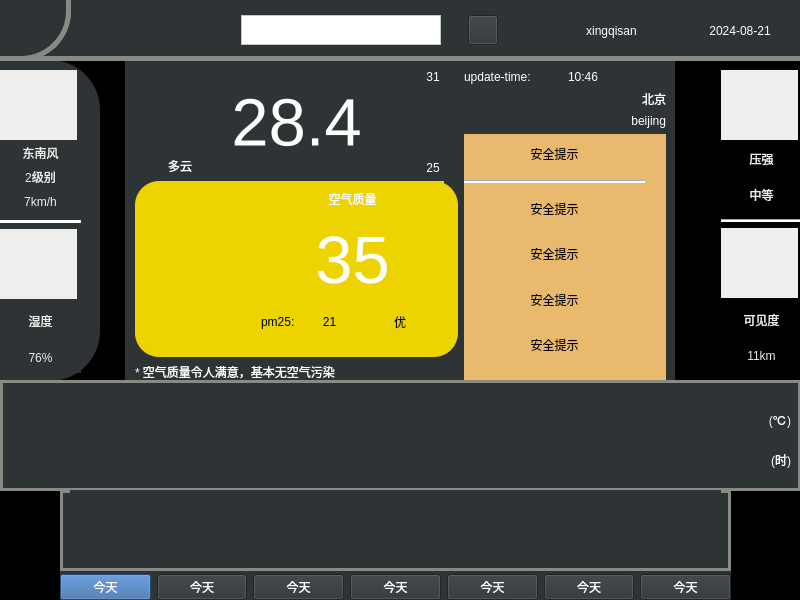
<?xml version="1.0" encoding="UTF-8"?>
<ui version="4.0">
 <class>Weather</class>
 <widget class="QWidget" name="Weather">
  <property name="geometry">
   <rect>
    <x>0</x>
    <y>0</y>
    <width>800</width>
    <height>600</height>
   </rect>
  </property>
  <property name="windowTitle">
   <string>Widget</string>
  </property>
  <property name="styleSheet">
   <string notr="true">background-color: rgb(46, 52, 54);
background-color: rgb(0, 0, 0);</string>
  </property>
  <widget class="QWidget" name="widget" native="true">
   <property name="geometry">
    <rect>
     <x>0</x>
     <y>0</y>
     <width>801</width>
     <height>601</height>
    </rect>
   </property>
   <property name="styleSheet">
    <string notr="true"/>
   </property>
   <widget class="QWidget" name="layoutWidget_4">
    <property name="geometry">
     <rect>
      <x>0</x>
      <y>60</y>
      <width>801</width>
      <height>321</height>
     </rect>
    </property>
    <layout class="QHBoxLayout" name="horizontalLayout_13">
     <item>
      <widget class="QWidget" name="widgetLeft_2" native="true">
       <property name="minimumSize">
        <size>
         <width>100</width>
         <height>0</height>
        </size>
       </property>
       <property name="maximumSize">
        <size>
         <width>100</width>
         <height>16777215</height>
        </size>
       </property>
       <property name="styleSheet">
        <string notr="true">background-color: rgb(46, 52, 54);
border-top-right-radius: 50px;
border-bottom-right-radius: 50px;</string>
       </property>
       <widget class="QWidget" name="layoutWidget_10">
        <property name="geometry">
         <rect>
          <x>0</x>
          <y>10</y>
          <width>81</width>
          <height>303</height>
         </rect>
        </property>
        <layout class="QVBoxLayout" name="verticalLayout_13">
         <item>
          <layout class="QVBoxLayout" name="verticalLayout_25">
           <property name="spacing">
            <number>0</number>
           </property>
           <item>
            <widget class="QLabel" name="logoWin_3">
             <property name="minimumSize">
              <size>
               <width>70</width>
               <height>70</height>
              </size>
             </property>
             <property name="maximumSize">
              <size>
               <width>77</width>
               <height>77</height>
              </size>
             </property>
             <property name="font">
              <font>
               <kerning>true</kerning>
              </font>
             </property>
             <property name="cursor">
              <cursorShape>IBeamCursor</cursorShape>
             </property>
             <property name="autoFillBackground">
              <bool>false</bool>
             </property>
             <property name="styleSheet">
              <string notr="true">background-color: rgb(238, 238, 236);
border-radius: 38px</string>
             </property>
             <property name="text">
              <string/>
             </property>
             <property name="pixmap">
              <pixmap resource="res.qrc">:/fengsu.png</pixmap>
             </property>
             <property name="scaledContents">
              <bool>true</bool>
             </property>
             <property name="alignment">
              <set>Qt::AlignCenter</set>
             </property>
            </widget>
           </item>
           <item>
            <widget class="QLabel" name="labelWin_2">
             <property name="styleSheet">
              <string notr="true">color: rgb(238, 238, 236);</string>
             </property>
             <property name="text">
              <string>东南风</string>
             </property>
             <property name="alignment">
              <set>Qt::AlignCenter</set>
             </property>
            </widget>
           </item>
           <item>
            <widget class="QLabel" name="labelWinSpeed_2">
             <property name="styleSheet">
              <string notr="true">color: rgb(238, 238, 236);</string>
             </property>
             <property name="text">
              <string>2级别</string>
             </property>
             <property name="alignment">
              <set>Qt::AlignCenter</set>
             </property>
            </widget>
           </item>
           <item>
            <widget class="QLabel" name="labelWinMeter_2">
             <property name="styleSheet">
              <string notr="true">color: rgb(238, 238, 236);</string>
             </property>
             <property name="text">
              <string>7km/h</string>
             </property>
             <property name="alignment">
              <set>Qt::AlignCenter</set>
             </property>
            </widget>
           </item>
          </layout>
         </item>
         <item>
          <widget class="Line" name="line_3">
           <property name="styleSheet">
            <string notr="true">background-color: white;</string>
           </property>
           <property name="orientation">
            <enum>Qt::Horizontal</enum>
           </property>
          </widget>
         </item>
         <item>
          <layout class="QVBoxLayout" name="verticalLayout_26">
           <item>
            <layout class="QVBoxLayout" name="verticalLayout_27">
             <item>
              <widget class="QLabel" name="logoHumidity_3">
               <property name="minimumSize">
                <size>
                 <width>70</width>
                 <height>70</height>
                </size>
               </property>
               <property name="maximumSize">
                <size>
                 <width>77</width>
                 <height>77</height>
                </size>
               </property>
               <property name="font">
                <font>
                 <kerning>true</kerning>
                </font>
               </property>
               <property name="cursor">
                <cursorShape>IBeamCursor</cursorShape>
               </property>
               <property name="autoFillBackground">
                <bool>false</bool>
               </property>
               <property name="styleSheet">
                <string notr="true">background-color: rgb(238, 238, 236);
border-radius: 36px</string>
               </property>
               <property name="text">
                <string/>
               </property>
               <property name="pixmap">
                <pixmap resource="res.qrc">:/shidu.png</pixmap>
               </property>
               <property name="scaledContents">
                <bool>true</bool>
               </property>
               <property name="alignment">
                <set>Qt::AlignCenter</set>
               </property>
              </widget>
             </item>
             <item>
              <widget class="QLabel" name="labelHumidityPanel_2">
               <property name="styleSheet">
                <string notr="true">color: rgb(238, 238, 236);</string>
               </property>
               <property name="text">
                <string>湿度</string>
               </property>
               <property name="alignment">
                <set>Qt::AlignCenter</set>
               </property>
              </widget>
             </item>
             <item>
              <widget class="QLabel" name="labelHumidity_2">
               <property name="styleSheet">
                <string notr="true">color: rgb(238, 238, 236);</string>
               </property>
               <property name="text">
                <string>76%</string>
               </property>
               <property name="alignment">
                <set>Qt::AlignCenter</set>
               </property>
              </widget>
             </item>
            </layout>
           </item>
          </layout>
         </item>
        </layout>
       </widget>
      </widget>
     </item>
     <item>
      <spacer name="horizontalSpacer_4">
       <property name="orientation">
        <enum>Qt::Horizontal</enum>
       </property>
       <property name="sizeHint" stdset="0">
        <size>
         <width>40</width>
         <height>20</height>
        </size>
       </property>
      </spacer>
     </item>
     <item>
      <widget class="QWidget" name="widgetCenter_2" native="true">
       <property name="minimumSize">
        <size>
         <width>550</width>
         <height>0</height>
        </size>
       </property>
       <property name="styleSheet">
        <string notr="true">background-color: rgb(46, 52, 54);</string>
       </property>
       <widget class="QWidget" name="layoutWidget_11">
        <property name="geometry">
         <rect>
          <x>10</x>
          <y>10</y>
          <width>531</width>
          <height>311</height>
         </rect>
        </property>
        <layout class="QHBoxLayout" name="horizontalLayout_14" stretch="0,0,10">
         <item>
          <layout class="QVBoxLayout" name="verticalLayout_28">
           <item>
            <layout class="QHBoxLayout" name="horizontalLayout_15">
             <item>
              <layout class="QHBoxLayout" name="horizontalLayout_16">
               <item>
                <layout class="QVBoxLayout" name="verticalLayout_29">
                 <item>
                  <widget class="QLabel" name="weaImg_8">
                   <property name="minimumSize">
                    <size>
                     <width>90</width>
                     <height>81</height>
                    </size>
                   </property>
                   <property name="maximumSize">
                    <size>
                     <width>90</width>
                     <height>81</height>
                    </size>
                   </property>
                   <property name="text">
                    <string/>
                   </property>
                   <property name="pixmap">
                    <pixmap resource="res.qrc">:/qing.png</pixmap>
                   </property>
                   <property name="scaledContents">
                    <bool>true</bool>
                   </property>
                   <property name="wordWrap">
                    <bool>true</bool>
                   </property>
                   <property name="margin">
                    <number>1</number>
                   </property>
                  </widget>
                 </item>
                 <item>
                  <widget class="QLabel" name="labelWea_2">
                   <property name="styleSheet">
                    <string notr="true">color: white
</string>
                   </property>
                   <property name="text">
                    <string>多云</string>
                   </property>
                   <property name="alignment">
                    <set>Qt::AlignCenter</set>
                   </property>
                  </widget>
                 </item>
                </layout>
               </item>
               <item>
                <widget class="QLabel" name="labelTem_2">
                 <property name="font">
                  <font>
                   <pointsize>50</pointsize>
                  </font>
                 </property>
                 <property name="styleSheet">
                  <string notr="true">color: white;</string>
                 </property>
                 <property name="text">
                  <string>28.4</string>
                 </property>
                 <property name="alignment">
                  <set>Qt::AlignCenter</set>
                 </property>
                </widget>
               </item>
               <item>
                <spacer name="horizontalSpacer_5">
                 <property name="orientation">
                  <enum>Qt::Horizontal</enum>
                 </property>
                 <property name="sizeHint" stdset="0">
                  <size>
                   <width>40</width>
                   <height>20</height>
                  </size>
                 </property>
                </spacer>
               </item>
               <item>
                <layout class="QVBoxLayout" name="verticalLayout_30">
                 <item>
                  <widget class="QLabel" name="labelTemp1_2">
                   <property name="minimumSize">
                    <size>
                     <width>50</width>
                     <height>0</height>
                    </size>
                   </property>
                   <property name="styleSheet">
                    <string notr="true">color: white
</string>
                   </property>
                   <property name="text">
                    <string>31</string>
                   </property>
                   <property name="alignment">
                    <set>Qt::AlignHCenter|Qt::AlignTop</set>
                   </property>
                  </widget>
                 </item>
                 <item>
                  <widget class="QLabel" name="labelTemp2_2">
                   <property name="minimumSize">
                    <size>
                     <width>50</width>
                     <height>0</height>
                    </size>
                   </property>
                   <property name="styleSheet">
                    <string notr="true">color: white
</string>
                   </property>
                   <property name="text">
                    <string>25</string>
                   </property>
                   <property name="alignment">
                    <set>Qt::AlignBottom|Qt::AlignHCenter</set>
                   </property>
                  </widget>
                 </item>
                </layout>
               </item>
              </layout>
             </item>
            </layout>
           </item>
           <item>
            <layout class="QVBoxLayout" name="verticalLayout_31" stretch="10,0">
             <item>
              <widget class="QWidget" name="widget01Center_2" native="true">
               <property name="styleSheet">
                <string notr="true">background-color: rgb(237, 212, 0);
border-radius: 24px</string>
               </property>
               <widget class="QWidget" name="layoutWidget_12">
                <property name="geometry">
                 <rect>
                  <x>30</x>
                  <y>0</y>
                  <width>279</width>
                  <height>158</height>
                 </rect>
                </property>
                <layout class="QHBoxLayout" name="horizontalLayout_17">
                 <item>
                  <widget class="QLabel" name="airImg_2">
                   <property name="minimumSize">
                    <size>
                     <width>90</width>
                     <height>81</height>
                    </size>
                   </property>
                   <property name="maximumSize">
                    <size>
                     <width>90</width>
                     <height>81</height>
                    </size>
                   </property>
                   <property name="text">
                    <string/>
                   </property>
                   <property name="pixmap">
                    <pixmap resource="res.qrc">:/air.png</pixmap>
                   </property>
                   <property name="scaledContents">
                    <bool>true</bool>
                   </property>
                   <property name="indent">
                    <number>0</number>
                   </property>
                  </widget>
                 </item>
                 <item>
                  <layout class="QVBoxLayout" name="verticalLayout_32">
                   <item>
                    <widget class="QLabel" name="labelAirPanel_2">
                     <property name="styleSheet">
                      <string notr="true">color: white
</string>
                     </property>
                     <property name="text">
                      <string>空气质量</string>
                     </property>
                     <property name="alignment">
                      <set>Qt::AlignCenter</set>
                     </property>
                    </widget>
                   </item>
                   <item>
                    <widget class="QLabel" name="labelAir_2">
                     <property name="font">
                      <font>
                       <pointsize>50</pointsize>
                      </font>
                     </property>
                     <property name="styleSheet">
                      <string notr="true">color: white;</string>
                     </property>
                     <property name="text">
                      <string>35</string>
                     </property>
                     <property name="alignment">
                      <set>Qt::AlignCenter</set>
                     </property>
                    </widget>
                   </item>
                   <item>
                    <layout class="QHBoxLayout" name="horizontalLayout_18">
                     <item>
                      <layout class="QHBoxLayout" name="horizontalLayout_19">
                       <item>
                        <widget class="QLabel" name="labelAirPmPanel_2">
                         <property name="text">
                          <string>pm25:</string>
                         </property>
                        </widget>
                       </item>
                       <item>
                        <widget class="QLabel" name="labelAirPm_2">
                         <property name="text">
                          <string>21</string>
                         </property>
                         <property name="alignment">
                          <set>Qt::AlignCenter</set>
                         </property>
                        </widget>
                       </item>
                      </layout>
                     </item>
                     <item>
                      <widget class="QLabel" name="labelAirLevel_2">
                       <property name="text">
                        <string>优</string>
                       </property>
                       <property name="alignment">
                        <set>Qt::AlignCenter</set>
                       </property>
                      </widget>
                     </item>
                    </layout>
                   </item>
                  </layout>
                 </item>
                </layout>
               </widget>
              </widget>
             </item>
             <item>
              <widget class="QLabel" name="labelAirTips_2">
               <property name="styleSheet">
                <string notr="true">color:white
</string>
               </property>
               <property name="text">
                <string>* 空气质量令人满意，基本无空气污染</string>
               </property>
              </widget>
             </item>
            </layout>
           </item>
          </layout>
         </item>
         <item>
          <layout class="QHBoxLayout" name="horizontalLayout_20"/>
         </item>
         <item>
          <layout class="QVBoxLayout" name="verticalLayout_33" stretch="0,5">
           <item>
            <layout class="QVBoxLayout" name="verticalLayout_34">
             <item>
              <layout class="QHBoxLayout" name="horizontalLayout_21">
               <item>
                <widget class="QLabel" name="labelUpdateTimePanel_2">
                 <property name="styleSheet">
                  <string notr="true">color: white;</string>
                 </property>
                 <property name="text">
                  <string>update-time:</string>
                 </property>
                </widget>
               </item>
               <item>
                <widget class="QLabel" name="labelUpdateTime_2">
                 <property name="styleSheet">
                  <string notr="true">color: white;</string>
                 </property>
                 <property name="text">
                  <string>10:46</string>
                 </property>
                </widget>
               </item>
              </layout>
             </item>
             <item>
              <widget class="QLabel" name="labelCity_2">
               <property name="styleSheet">
                <string notr="true">color: white;</string>
               </property>
               <property name="text">
                <string>北京</string>
               </property>
               <property name="alignment">
                <set>Qt::AlignRight|Qt::AlignTrailing|Qt::AlignVCenter</set>
               </property>
              </widget>
             </item>
             <item>
              <widget class="QLabel" name="labelCityEn_2">
               <property name="styleSheet">
                <string notr="true">color: white;</string>
               </property>
               <property name="text">
                <string>beijing</string>
               </property>
               <property name="alignment">
                <set>Qt::AlignRight|Qt::AlignTrailing|Qt::AlignVCenter</set>
               </property>
              </widget>
             </item>
            </layout>
           </item>
           <item>
            <widget class="QWidget" name="widget_3" native="true">
             <property name="styleSheet">
              <string notr="true">background-color: rgb(233, 185, 110);</string>
             </property>
             <widget class="QWidget" name="layoutWidget_13">
              <property name="geometry">
               <rect>
                <x>0</x>
                <y>0</y>
                <width>181</width>
                <height>231</height>
               </rect>
              </property>
              <layout class="QVBoxLayout" name="verticalLayout_35">
               <item>
                <widget class="QLabel" name="labelSafePanel_2">
                 <property name="text">
                  <string>安全提示</string>
                 </property>
                 <property name="alignment">
                  <set>Qt::AlignCenter</set>
                 </property>
                </widget>
               </item>
               <item>
                <widget class="Line" name="line_5">
                 <property name="styleSheet">
                  <string notr="true">background-color: white;</string>
                 </property>
                 <property name="orientation">
                  <enum>Qt::Horizontal</enum>
                 </property>
                </widget>
               </item>
               <item>
                <widget class="QLabel" name="labelSafe1_2">
                 <property name="text">
                  <string>安全提示</string>
                 </property>
                 <property name="alignment">
                  <set>Qt::AlignCenter</set>
                 </property>
                </widget>
               </item>
               <item>
                <widget class="QLabel" name="labelSafe2_2">
                 <property name="text">
                  <string>安全提示</string>
                 </property>
                 <property name="alignment">
                  <set>Qt::AlignCenter</set>
                 </property>
                </widget>
               </item>
               <item>
                <widget class="QLabel" name="labelSafe3_2">
                 <property name="text">
                  <string>安全提示</string>
                 </property>
                 <property name="alignment">
                  <set>Qt::AlignCenter</set>
                 </property>
                </widget>
               </item>
               <item>
                <widget class="QLabel" name="labelSafe4_2">
                 <property name="text">
                  <string>安全提示</string>
                 </property>
                 <property name="alignment">
                  <set>Qt::AlignCenter</set>
                 </property>
                </widget>
               </item>
              </layout>
             </widget>
            </widget>
           </item>
          </layout>
         </item>
        </layout>
       </widget>
      </widget>
     </item>
     <item>
      <spacer name="horizontalSpacer_6">
       <property name="orientation">
        <enum>Qt::Horizontal</enum>
       </property>
       <property name="sizeHint" stdset="0">
        <size>
         <width>40</width>
         <height>20</height>
        </size>
       </property>
      </spacer>
     </item>
     <item>
      <widget class="QWidget" name="widgetRight_2" native="true">
       <property name="enabled">
        <bool>true</bool>
       </property>
       <property name="minimumSize">
        <size>
         <width>100</width>
         <height>0</height>
        </size>
       </property>
       <property name="maximumSize">
        <size>
         <width>100</width>
         <height>16777215</height>
        </size>
       </property>
       <property name="styleSheet">
        <string notr="true">background-color: rgb(46, 52, 54);
border-top-left-radius: 50px;
border-bottom-left-radius: 50px;
widgetRight {
	border: 5px solid rgb(136, 138, 133);
}
</string>
       </property>
       <widget class="QWidget" name="layoutWidget_14">
        <property name="geometry">
         <rect>
          <x>20</x>
          <y>10</y>
          <width>81</width>
          <height>301</height>
         </rect>
        </property>
        <layout class="QVBoxLayout" name="verticalLayout_36">
         <item>
          <layout class="QVBoxLayout" name="verticalLayout_37">
           <property name="spacing">
            <number>0</number>
           </property>
           <item>
            <widget class="QLabel" name="logoWin_4">
             <property name="minimumSize">
              <size>
               <width>70</width>
               <height>70</height>
              </size>
             </property>
             <property name="maximumSize">
              <size>
               <width>77</width>
               <height>77</height>
              </size>
             </property>
             <property name="font">
              <font>
               <kerning>true</kerning>
              </font>
             </property>
             <property name="cursor">
              <cursorShape>IBeamCursor</cursorShape>
             </property>
             <property name="autoFillBackground">
              <bool>false</bool>
             </property>
             <property name="styleSheet">
              <string notr="true">background-color: rgb(238, 238, 236);
border-radius: 38px</string>
             </property>
             <property name="text">
              <string/>
             </property>
             <property name="pixmap">
              <pixmap resource="res.qrc">:/uv.png</pixmap>
             </property>
             <property name="scaledContents">
              <bool>true</bool>
             </property>
             <property name="alignment">
              <set>Qt::AlignCenter</set>
             </property>
            </widget>
           </item>
           <item>
            <widget class="QLabel" name="labelUvPanel_2">
             <property name="styleSheet">
              <string notr="true">color: rgb(238, 238, 236);</string>
             </property>
             <property name="text">
              <string>压强</string>
             </property>
             <property name="alignment">
              <set>Qt::AlignCenter</set>
             </property>
            </widget>
           </item>
           <item>
            <widget class="QLabel" name="labelUvDesc_2">
             <property name="styleSheet">
              <string notr="true">color: rgb(238, 238, 236);</string>
             </property>
             <property name="text">
              <string>中等</string>
             </property>
             <property name="alignment">
              <set>Qt::AlignCenter</set>
             </property>
            </widget>
           </item>
          </layout>
         </item>
         <item>
          <widget class="Line" name="line_6">
           <property name="styleSheet">
            <string notr="true">background-color: white;</string>
           </property>
           <property name="orientation">
            <enum>Qt::Horizontal</enum>
           </property>
          </widget>
         </item>
         <item>
          <layout class="QVBoxLayout" name="verticalLayout_38">
           <item>
            <layout class="QVBoxLayout" name="verticalLayout_39">
             <item>
              <widget class="QLabel" name="logoHumidity_4">
               <property name="minimumSize">
                <size>
                 <width>70</width>
                 <height>70</height>
                </size>
               </property>
               <property name="maximumSize">
                <size>
                 <width>77</width>
                 <height>77</height>
                </size>
               </property>
               <property name="font">
                <font>
                 <kerning>true</kerning>
                </font>
               </property>
               <property name="cursor">
                <cursorShape>IBeamCursor</cursorShape>
               </property>
               <property name="autoFillBackground">
                <bool>false</bool>
               </property>
               <property name="styleSheet">
                <string notr="true">background-color: rgb(238, 238, 236);
border-radius: 36px</string>
               </property>
               <property name="text">
                <string/>
               </property>
               <property name="pixmap">
                <pixmap resource="res.qrc">:/visibility.png</pixmap>
               </property>
               <property name="scaledContents">
                <bool>true</bool>
               </property>
               <property name="alignment">
                <set>Qt::AlignCenter</set>
               </property>
              </widget>
             </item>
             <item>
              <widget class="QLabel" name="labelVisibilityPanel_2">
               <property name="styleSheet">
                <string notr="true">color: rgb(238, 238, 236);</string>
               </property>
               <property name="text">
                <string>可见度</string>
               </property>
               <property name="alignment">
                <set>Qt::AlignCenter</set>
               </property>
              </widget>
             </item>
             <item>
              <widget class="QLabel" name="labelVisibility_2">
               <property name="styleSheet">
                <string notr="true">color: rgb(238, 238, 236);</string>
               </property>
               <property name="text">
                <string>11km</string>
               </property>
               <property name="alignment">
                <set>Qt::AlignCenter</set>
               </property>
              </widget>
             </item>
            </layout>
           </item>
          </layout>
         </item>
        </layout>
       </widget>
      </widget>
     </item>
    </layout>
   </widget>
   <widget class="QWidget" name="widgetTop" native="true">
    <property name="geometry">
     <rect>
      <x>0</x>
      <y>0</y>
      <width>801</width>
      <height>61</height>
     </rect>
    </property>
    <property name="styleSheet">
     <string notr="true">background-color: rgb(46, 52, 54);
border-bottom: 5px solid rgb(136, 138, 133)</string>
    </property>
    <widget class="QWidget" name="layoutWidget_15">
     <property name="geometry">
      <rect>
       <x>220</x>
       <y>0</y>
       <width>301</width>
       <height>61</height>
      </rect>
     </property>
     <layout class="QHBoxLayout" name="horizontalLayout_22">
      <item>
       <widget class="QTextEdit" name="searchText_2">
        <property name="minimumSize">
         <size>
          <width>200</width>
          <height>30</height>
         </size>
        </property>
        <property name="maximumSize">
         <size>
          <width>200</width>
          <height>30</height>
         </size>
        </property>
        <property name="styleSheet">
         <string notr="true">background-color: white;
border-bottom: none</string>
        </property>
       </widget>
      </item>
      <item>
       <widget class="QPushButton" name="searchButton_2">
        <property name="minimumSize">
         <size>
          <width>30</width>
          <height>30</height>
         </size>
        </property>
        <property name="maximumSize">
         <size>
          <width>30</width>
          <height>30</height>
         </size>
        </property>
        <property name="styleSheet">
         <string notr="true">background-color: rgb(46, 52, 54)</string>
        </property>
        <property name="text">
         <string/>
        </property>
        <property name="icon">
         <iconset resource="res.qrc">
          <normaloff>:/search.png</normaloff>:/search.png</iconset>
        </property>
       </widget>
      </item>
     </layout>
    </widget>
    <widget class="QWidget" name="layoutWidget_16">
     <property name="geometry">
      <rect>
       <x>550</x>
       <y>0</y>
       <width>251</width>
       <height>61</height>
      </rect>
     </property>
     <layout class="QHBoxLayout" name="horizontalLayout_23">
      <item>
       <widget class="QLabel" name="labelWeek_2">
        <property name="styleSheet">
         <string notr="true">color: rgb(255, 255, 255);
background-color: rgb(46, 52, 54)</string>
        </property>
        <property name="text">
         <string>xingqisan</string>
        </property>
        <property name="alignment">
         <set>Qt::AlignCenter</set>
        </property>
       </widget>
      </item>
      <item>
       <widget class="QLabel" name="labelDate_2">
        <property name="styleSheet">
         <string notr="true">color: rgb(255, 255, 255);
background-color: rgb(46, 52, 54)</string>
        </property>
        <property name="text">
         <string>2024-08-21</string>
        </property>
        <property name="alignment">
         <set>Qt::AlignCenter</set>
        </property>
       </widget>
      </item>
     </layout>
    </widget>
    <widget class="QWidget" name="widgetReturn_2" native="true">
     <property name="geometry">
      <rect>
       <x>0</x>
       <y>0</y>
       <width>71</width>
       <height>61</height>
      </rect>
     </property>
     <property name="styleSheet">
      <string notr="true">background-color: rgb(46, 52, 54);
border-bottom-right-radius: 50px;
border-bottom: 5px solid rgb(136, 138, 133);
border-right: 5px solid rgb(136, 138, 133);</string>
     </property>
     <widget class="QPushButton" name="logoReturn_2">
      <property name="geometry">
       <rect>
        <x>0</x>
        <y>0</y>
        <width>71</width>
        <height>61</height>
       </rect>
      </property>
      <property name="styleSheet">
       <string notr="true"/>
      </property>
      <property name="text">
       <string/>
      </property>
      <property name="icon">
       <iconset resource="res.qrc">
        <normaloff>:/return.png</normaloff>:/return.png</iconset>
      </property>
      <property name="iconSize">
       <size>
        <width>40</width>
        <height>40</height>
       </size>
      </property>
     </widget>
    </widget>
   </widget>
   <widget class="QWidget" name="widgetDays" native="true">
    <property name="geometry">
     <rect>
      <x>60</x>
      <y>570</y>
      <width>671</width>
      <height>31</height>
     </rect>
    </property>
    <property name="styleSheet">
     <string notr="true">background-color: rgb(46, 52, 54)</string>
    </property>
    <widget class="QWidget" name="layoutWidget_17">
     <property name="geometry">
      <rect>
       <x>0</x>
       <y>0</y>
       <width>671</width>
       <height>35</height>
      </rect>
     </property>
     <layout class="QHBoxLayout" name="horizontalLayout_24">
      <item>
       <layout class="QVBoxLayout" name="verticalLayout_40">
        <item>
         <widget class="QPushButton" name="pushButton_8">
          <property name="styleSheet">
           <string notr="true">color: white;
background-color: rgb(52, 101, 164);</string>
          </property>
          <property name="text">
           <string>今天</string>
          </property>
         </widget>
        </item>
       </layout>
      </item>
      <item>
       <layout class="QVBoxLayout" name="verticalLayout_41">
        <item>
         <widget class="QPushButton" name="pushButton_9">
          <property name="styleSheet">
           <string notr="true">color: white</string>
          </property>
          <property name="text">
           <string>今天</string>
          </property>
         </widget>
        </item>
       </layout>
      </item>
      <item>
       <layout class="QVBoxLayout" name="verticalLayout_42">
        <item>
         <widget class="QPushButton" name="pushButton_10">
          <property name="styleSheet">
           <string notr="true">color: white</string>
          </property>
          <property name="text">
           <string>今天</string>
          </property>
         </widget>
        </item>
       </layout>
      </item>
      <item>
       <layout class="QVBoxLayout" name="verticalLayout_43">
        <item>
         <widget class="QPushButton" name="pushButton_11">
          <property name="styleSheet">
           <string notr="true">color: white</string>
          </property>
          <property name="text">
           <string>今天</string>
          </property>
         </widget>
        </item>
       </layout>
      </item>
      <item>
       <layout class="QVBoxLayout" name="verticalLayout_44">
        <item>
         <widget class="QPushButton" name="pushButton_12">
          <property name="styleSheet">
           <string notr="true">color: white</string>
          </property>
          <property name="text">
           <string>今天</string>
          </property>
         </widget>
        </item>
       </layout>
      </item>
      <item>
       <layout class="QVBoxLayout" name="verticalLayout_45">
        <item>
         <widget class="QPushButton" name="pushButton_13">
          <property name="styleSheet">
           <string notr="true">color: white</string>
          </property>
          <property name="text">
           <string>今天</string>
          </property>
         </widget>
        </item>
       </layout>
      </item>
      <item>
       <layout class="QVBoxLayout" name="verticalLayout_46">
        <item>
         <widget class="QPushButton" name="pushButton_14">
          <property name="styleSheet">
           <string notr="true">color: white</string>
          </property>
          <property name="text">
           <string>今天</string>
          </property>
         </widget>
        </item>
       </layout>
      </item>
     </layout>
    </widget>
   </widget>
   <widget class="QWidget" name="dayLinePanel" native="true">
    <property name="geometry">
     <rect>
      <x>0</x>
      <y>380</y>
      <width>801</width>
      <height>111</height>
     </rect>
    </property>
    <property name="styleSheet">
     <string notr="true">background-color: rgb(46, 52, 54);

border: 3px solid rgb(136, 138, 133);</string>
    </property>
    <widget class="QScrollArea" name="dayLine">
     <property name="geometry">
      <rect>
       <x>10</x>
       <y>10</y>
       <width>781</width>
       <height>91</height>
      </rect>
     </property>
     <property name="styleSheet">
      <string notr="true">background-color: rgb(46, 52, 54);
border:none;</string>
     </property>
     <property name="widgetResizable">
      <bool>true</bool>
     </property>
     <widget class="QWidget" name="scrollAreaWidgetContents">
      <property name="geometry">
       <rect>
        <x>0</x>
        <y>0</y>
        <width>781</width>
        <height>91</height>
       </rect>
      </property>
     </widget>
    </widget>
    <widget class="QLabel" name="label_3">
     <property name="geometry">
      <rect>
       <x>760</x>
       <y>30</y>
       <width>31</width>
       <height>20</height>
      </rect>
     </property>
     <property name="styleSheet">
      <string notr="true">border: none;
color:white;</string>
     </property>
     <property name="text">
      <string>(℃)</string>
     </property>
     <property name="alignment">
      <set>Qt::AlignRight|Qt::AlignTrailing|Qt::AlignVCenter</set>
     </property>
    </widget>
    <widget class="QLabel" name="label_4">
     <property name="geometry">
      <rect>
       <x>760</x>
       <y>70</y>
       <width>31</width>
       <height>20</height>
      </rect>
     </property>
     <property name="styleSheet">
      <string notr="true">border: none;
color:white;</string>
     </property>
     <property name="text">
      <string>(时)</string>
     </property>
     <property name="alignment">
      <set>Qt::AlignRight|Qt::AlignTrailing|Qt::AlignVCenter</set>
     </property>
    </widget>
   </widget>
   <widget class="QWidget" name="dayLinePanel_2" native="true">
    <property name="geometry">
     <rect>
      <x>60</x>
      <y>490</y>
      <width>671</width>
      <height>81</height>
     </rect>
    </property>
    <property name="styleSheet">
     <string notr="true">background-color: rgb(46, 52, 54);

border: 3px solid rgb(136, 138, 133);</string>
    </property>
    <widget class="QScrollArea" name="dayLine_3">
     <property name="geometry">
      <rect>
       <x>10</x>
       <y>0</y>
       <width>651</width>
       <height>71</height>
      </rect>
     </property>
     <property name="styleSheet">
      <string notr="true">background-color: rgb(46, 52, 54);
border:none;</string>
     </property>
     <property name="widgetResizable">
      <bool>true</bool>
     </property>
     <widget class="QWidget" name="scrollAreaWidgetContents_3">
      <property name="geometry">
       <rect>
        <x>0</x>
        <y>0</y>
        <width>651</width>
        <height>71</height>
       </rect>
      </property>
     </widget>
    </widget>
   </widget>
  </widget>
 </widget>
 <resources>
  <include location="res.qrc"/>
 </resources>
 <connections/>
</ui>
